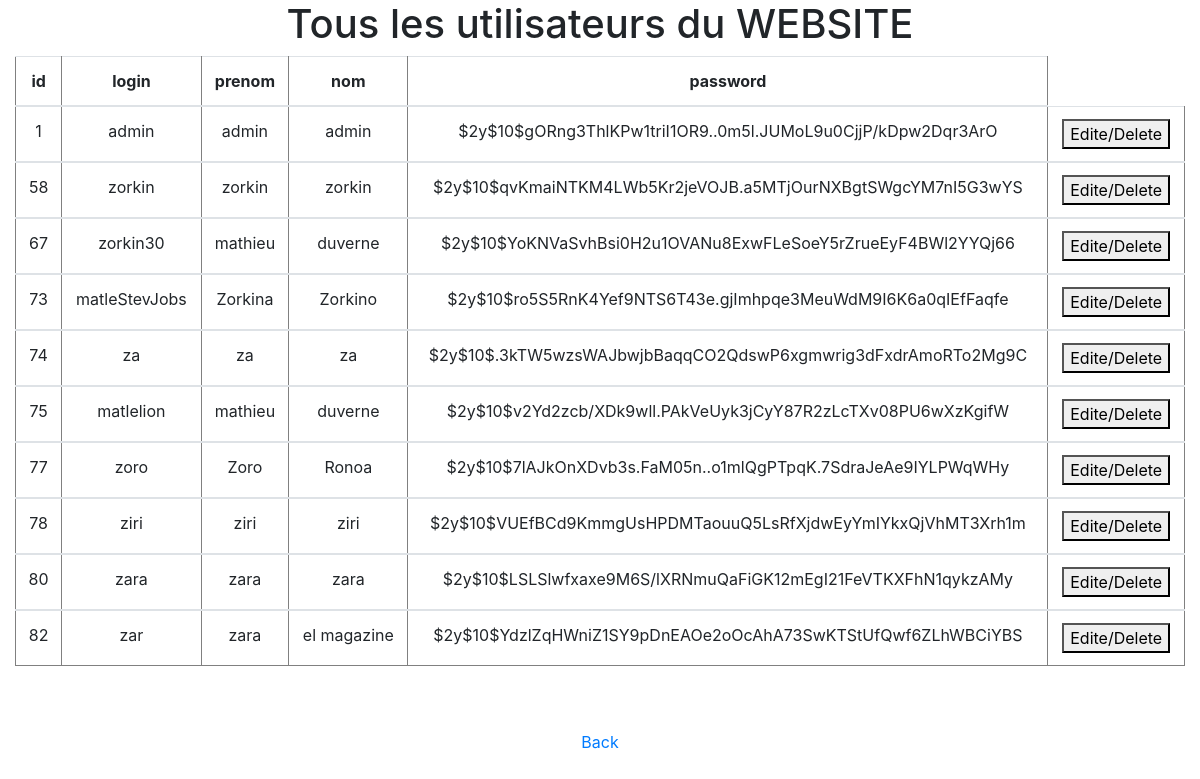
The page /admin.php (signed in) on the database its author committed.
### tables this page shows
CREATE TABLE `utilisateurs` (
  `id` int(11) NOT NULL,
  `login` varchar(255) NOT NULL,
  `prenom` varchar(255) NOT NULL,
  `nom` varchar(255) NOT NULL,
  `password` varchar(255) NOT NULL
);

### admin.php (the view, shortened to what this page needs)
<!DOCTYPE html>
<html>
<head>
</head>
<link rel="stylesheet" href="https://cdn.jsdelivr.net/npm/bootstrap@4.5.3/dist/css/bootstrap.min.css">
<link rel="stylesheet" href="https://maxcdn.bootstrapcdn.com/bootstrap/4.0.0-alpha.5/css/bootstrap.min.css">
<body>
<?php
require_once'includes/db.php';
		if($_SESSION['id']==1){
			 $requete =  ("SELECT * FROM utilisateurs;");
                $resultat = mysqli_query($db, $requete);
        $i=0;
       echo"<div class=\"container-fluid\"><h1>Tous les utilisateurs du WEBSITE</h1><table class=\"table table-hover\"><thead><tr>";
                while (($field = mysqli_fetch_assoc($resultat))!== null){
                if ($i==0) {
                    foreach ($field as $key => $value) {
                        echo '<th>'.$key.'</th>';
            }
            $i=$i+1;
            $idbtn = 0;
           }
        echo"</tr></thead><tbody><tr>";
                    $x = 0;
                    foreach ($field as $value) {
                        if ($x == 0){
                            $idbtn = $value;
                            $x = 1;
                        }
                        echo '<td>'.$value.'</td>';
        }
        echo"<th><form method=\"post\" action=\"adminsisi.php\"><button  name=\"idbutton\" value=\"$idbtn\" >Edite/Delete</button></form></th>";
    }
       echo "</tbody></table><br><br><a href=\"index.php\">Back</a>";
		 mysqli_close($db);}
 ?>
   </div>
</body>
</html>

### admin.php (style rules this page uses)
body { text-align: center; }
table { width: 100%; text-align: center; }
th { border: 1px solid grey; padding: 2px; }
td { border: 1px solid grey; padding: 2px; }

### rows shown on the page
utilisateurs: key "id", key "login", key "prenom", key "nom", key "password", id "1", value "admin", password "$2y$10$gORng3ThlKPw1triI1OR9..0m5l.JUMoL9u0CjjP/kDpw2Dqr3ArO"
utilisateurs: id "58", value "zorkin", password "$2y$10$qvKmaiNTKM4LWb5Kr2jeVOJB.a5MTjOurNXBgtSWgcYM7nI5G3wYS"
utilisateurs: id "67", login "zorkin30", prenom "mathieu", nom "duverne", password "$2y$10$YoKNVaSvhBsi0H2u1OVANu8ExwFLeSoeY5rZrueEyF4BWl2YYQj66"
utilisateurs: id "73", login "matleStevJobs", prenom "Zorkina", nom "Zorkino", password "$2y$10$ro5S5RnK4Yef9NTS6T43e.gjImhpqe3MeuWdM9I6K6a0qIEfFaqfe"
utilisateurs: id "74", value "za", password "$2y$10$.3kTW5wzsWAJbwjbBaqqCO2QdswP6xgmwrig3dFxdrAmoRTo2Mg9C"
utilisateurs: id "75", login "matlelion", prenom "mathieu", nom "duverne", password "$2y$10$v2Yd2zcb/XDk9wll.PAkVeUyk3jCyY87R2zLcTXv08PU6wXzKgifW"
utilisateurs: id "77", login "zoro", prenom "Zoro", nom "Ronoa", password "$2y$10$7lAJkOnXDvb3s.FaM05n..o1mlQgPTpqK.7SdraJeAe9IYLPWqWHy"
utilisateurs: id "78", value "ziri", password "$2y$10$VUEfBCd9KmmgUsHPDMTaouuQ5LsRfXjdwEyYmIYkxQjVhMT3Xrh1m"
utilisateurs: id "80", value "zara", password "$2y$10$LSLSlwfxaxe9M6S/lXRNmuQaFiGK12mEgI21FeVTKXFhN1qykzAMy"
utilisateurs: id "82", login "zar", prenom "zara", nom "el magazine", password "$2y$10$YdzlZqHWniZ1SY9pDnEAOe2oOcAhA73SwKTStUfQwf6ZLhWBCiYBS"
